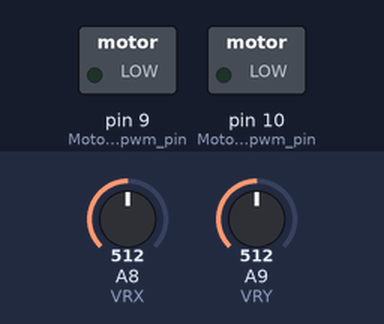
Recording of a sketch running on a simulated Arduino Mega 2560, built with avr-gcc and run on an emulated ATmega2560. On the bench: switched loads named in the sketch (green lamp = pin HIGH). The test bench sets the inputs (shaded band); at power-on: A8 (VRX) = 512, A9 (VRY) = 512.

Above: at 1.2 s.
1.3 s: A8 (VRX) set to 542
At 2.5 s:
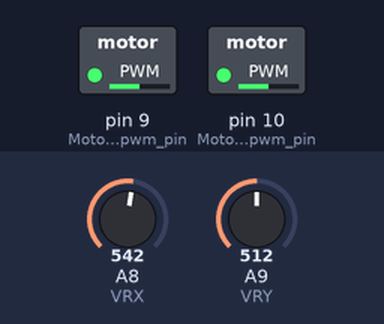
2.8 s: A9 (VRY) set to 716
At 3.7 s:
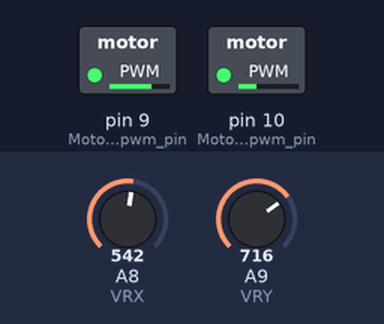
4.3 s: A9 (VRY) set to 900
At 4.8 s:
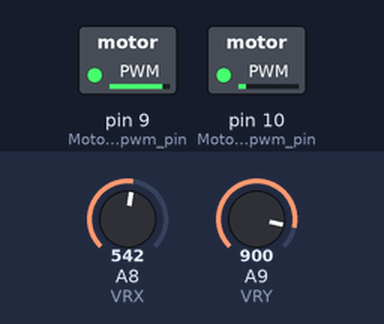
5.8 s: A9 (VRY) set to 1023
At 7.0 s:
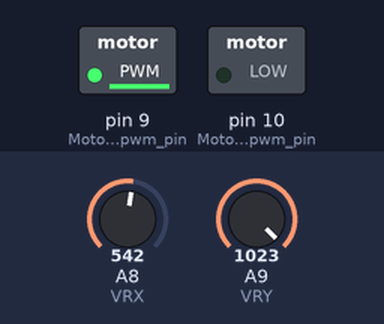
7.3 s: A9 (VRY) set to 1002
At 8.3 s:
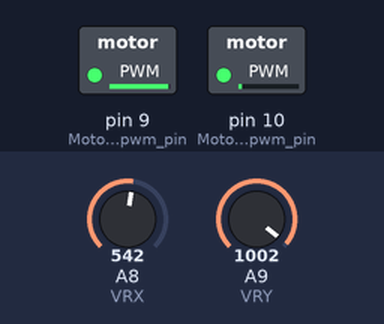
8.8 s: A9 (VRY) set to 306
At 9.4 s:
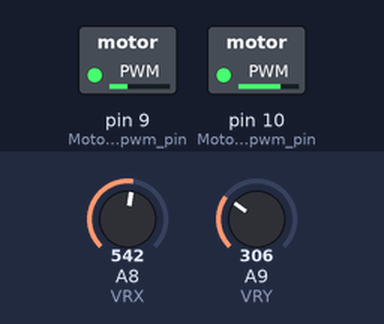
Timing chart, 0 to 11.3 s (numbered marks = the images above; inputs shaded):
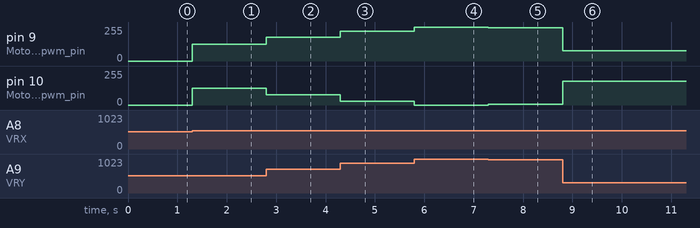

The sketch:

Exercise1.ino
```cpp
#define VRX A8
#define VRY A9

#define Motor_L_dir_pin       7
#define Motor_R_dir_pin       8
#define Motor_L_pwm_pin       9
#define Motor_R_pwm_pin       10

float yRotation = 0;
float xDirection = 0;

void setup() {
  Serial.begin(9600);
}

void loop() {
  int xValue = analogRead(VRX);
  int yValue = analogRead(VRY);

  float yDirection = (float) yValue/1024;
  float xPower = (float) xValue/1024;

  if (xPower < 0.48) {
    digitalWrite(Motor_R_dir_pin, 0);
    digitalWrite(Motor_L_dir_pin, 0);
  }
  else if (xPower > 0.52) {
    digitalWrite(Motor_R_dir_pin, 1);
    digitalWrite(Motor_L_dir_pin, 1);
  }

  if (xPower >= 0.48 && xPower <= 0.52) {
    analogWrite(Motor_L_pwm_pin, 0);
    analogWrite(Motor_R_pwm_pin, 0);
  }
  else {
    analogWrite(Motor_L_pwm_pin, yDirection*255);
    analogWrite(Motor_R_pwm_pin, (1-yDirection)*255);
  }

}
```

Measured:
- the behaviour switches between 532 and 533 on A8 (VRX) (found by bisection; images 0 and 1)
- after the input at 1.3 s, pin 9 (Motor_L_pwm_pin), pin 10 (Motor_R_pwm_pin): 0/255 → 127/255 at once
- after the input at 2.8 s, pin 9 (Motor_L_pwm_pin): 127/255 → 178/255 at once; pin 10 (Motor_R_pwm_pin): 127/255 → 76/255 at once
- after the input at 4.3 s, pin 9 (Motor_L_pwm_pin): 178/255 → 224/255 at once; pin 10 (Motor_R_pwm_pin): 76/255 → 30/255 at once
- after the input at 5.8 s, pin 9 (Motor_L_pwm_pin): 224/255 → 254/255 at once; pin 10 (Motor_R_pwm_pin): 30/255 → 0/255 at once
- after the input at 7.3 s, pin 9 (Motor_L_pwm_pin): 254/255 → 249/255 at once; pin 10 (Motor_R_pwm_pin): 0/255 → 5/255 at once
- after the input at 8.8 s, pin 9 (Motor_L_pwm_pin): 249/255 → 76/255 at once; pin 10 (Motor_R_pwm_pin): 5/255 → 178/255 at once
